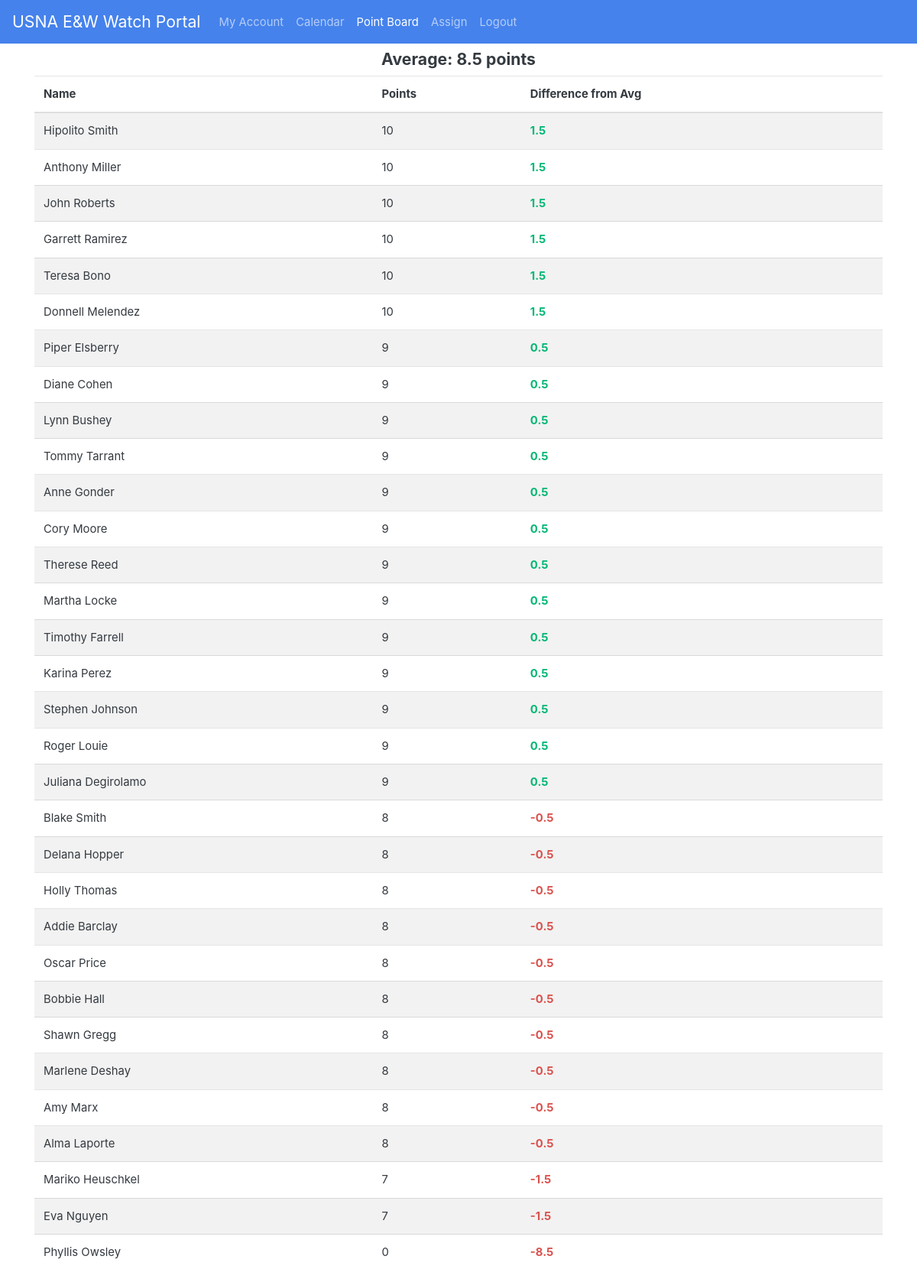
The page /points (signed in) on the database its author committed.
### app.py (models this page shows, shortened)
class User(UserMixin, db.Model):
    __tablename__ = 'Users'
    id = db.Column(db.Integer, primary_key=True)
    active = db.Column(db.Boolean, default=True)
    first = db.Column(db.String(128))
    last = db.Column(db.String(128))
    email = db.Column(db.String(64), index=True, unique=True)
    password_hash = db.Column(db.String(128))
    created = db.Column(db.DateTime, index=False,
                        unique=False, default=date.today())
    phone = db.Column(db.Integer)
    qualified = db.Column(db.Boolean, index=True, unique=False, default=False)
    data = db.Column(db.String(32768), index=False, unique=False)
    points = db.Column(db.Integer, index=True, unique=False, default=0)
    department = db.Column(db.String(128))
    def __repr__(self):
        return f"{self.first} {self.last}"

### app.py (the view)
@app.route('/points', methods=["GET"])
@login_required
def points():
    users = User.query.all()
    average =0
    for u in users:
        average+=u.points
    average = average/len(users)
    users.sort(reverse=True,key=lambda x: x.points)
    return render_template('points.html', users=users,average=average)

### app.py (called while the page is built)
@login.user_loader
def load_user(id=1):
    return User.query.get(int(id))

### templates/points.html (shortened to what this page needs)
{%extends "base.html"%}
{%block content%}
<div class="container">
    <h5 class="text-center">Average: {{average|round(1)}} points</h5>
    <table class="table table-striped table-hover">
        <thead>
            <tr>
                <th scope="col">Name</th>
                <th scope="col">Points</th>
                <th scope="col">Difference from Avg</th>
            </tr>
        </thead>
        <tbody>
            {%for u in users%}
            <tr>
                <td>{{u}}</td>
                <td>{{u.points}}</td>
                <td class='average'><strong>{{(u.points-average)|round(1)}}</strong></td>
            </tr>
            {%endfor%}
        </tbody>
    </table>
</div>
{%endblock%}

### rows shown on the page
User: first+last "Hipolito Smith", points "10", (u.points-average)|round(1) "1.5"
User: first+last "Anthony Miller", points "10", (u.points-average)|round(1) "1.5"
User: first+last "John Roberts", points "10", (u.points-average)|round(1) "1.5"
User: first+last "Garrett Ramirez", points "10", (u.points-average)|round(1) "1.5"
User: first+last "Teresa Bono", points "10", (u.points-average)|round(1) "1.5"
User: first+last "Donnell Melendez", points "10", (u.points-average)|round(1) "1.5"
User: first+last "Piper Elsberry", points "9", (u.points-average)|round(1) "0.5"
User: first+last "Diane Cohen", points "9", (u.points-average)|round(1) "0.5"
User: first+last "Lynn Bushey", points "9", (u.points-average)|round(1) "0.5"
User: first+last "Tommy Tarrant", points "9", (u.points-average)|round(1) "0.5"
User: first+last "Anne Gonder", points "9", (u.points-average)|round(1) "0.5"
User: first+last "Cory Moore", points "9", (u.points-average)|round(1) "0.5"
User: first+last "Therese Reed", points "9", (u.points-average)|round(1) "0.5"
User: first+last "Martha Locke", points "9", (u.points-average)|round(1) "0.5"
User: first+last "Timothy Farrell", points "9", (u.points-average)|round(1) "0.5"
User: first+last "Karina Perez", points "9", (u.points-average)|round(1) "0.5"
User: first+last "Stephen Johnson", points "9", (u.points-average)|round(1) "0.5"
User: first+last "Roger Louie", points "9", (u.points-average)|round(1) "0.5"
User: first+last "Juliana Degirolamo", points "9", (u.points-average)|round(1) "0.5"
User: first+last "Blake Smith", points "8", (u.points-average)|round(1) "-0.5"
User: first+last "Delana Hopper", points "8", (u.points-average)|round(1) "-0.5"
User: first+last "Holly Thomas", points "8", (u.points-average)|round(1) "-0.5"
User: first+last "Addie Barclay", points "8", (u.points-average)|round(1) "-0.5"
User: first+last "Oscar Price", points "8", (u.points-average)|round(1) "-0.5"
User: first+last "Bobbie Hall", points "8", (u.points-average)|round(1) "-0.5"
User: first+last "Shawn Gregg", points "8", (u.points-average)|round(1) "-0.5"
User: first+last "Marlene Deshay", points "8", (u.points-average)|round(1) "-0.5"
User: first+last "Amy Marx", points "8", (u.points-average)|round(1) "-0.5"
User: first+last "Alma Laporte", points "8", (u.points-average)|round(1) "-0.5"
User: first+last "Mariko Heuschkel", points "7", (u.points-average)|round(1) "-1.5"
User: first+last "Eva Nguyen", points "7", (u.points-average)|round(1) "-1.5"
User: first+last "Phyllis Owsley", points "0", (u.points-average)|round(1) "-8.5"

### other values the page prints
{{ average|round(1) }} "8.5"
